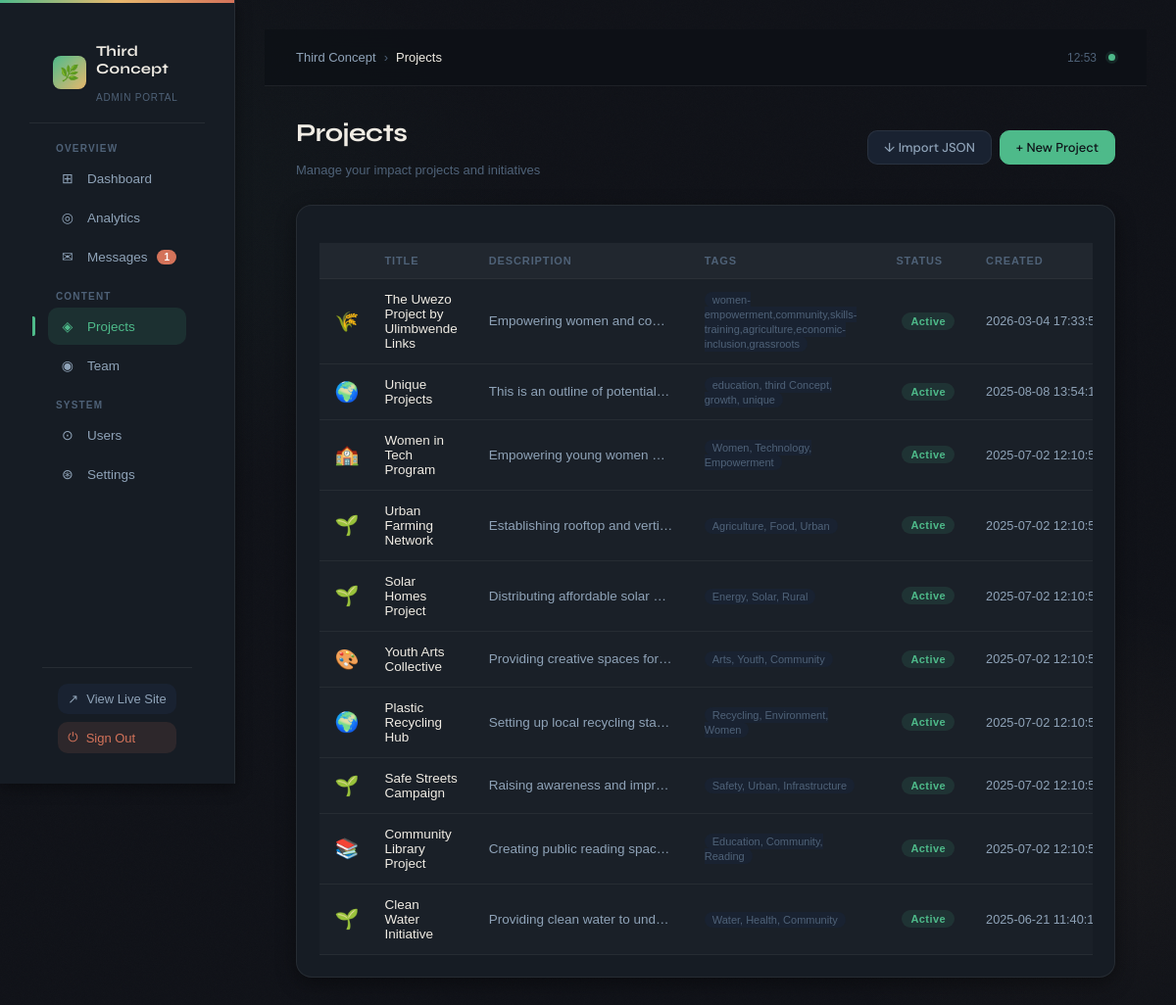
The app's page /admin/projects (signed in) with its own data.
### tables this page shows
CREATE TABLE projects
                 (id INTEGER PRIMARY KEY AUTOINCREMENT,
                  title TEXT NOT NULL,
                  description TEXT NOT NULL,
                  icon TEXT DEFAULT '🌱',
                  tags TEXT,
                  status TEXT DEFAULT 'active',
                  created_at TIMESTAMP DEFAULT CURRENT_TIMESTAMP, image_path TEXT, content TEXT);

### admin_routes.py (the view)
@app.route('/admin/projects')
@admin_required
def admin_projects():
    conn = sqlite3.connect('third_concept.db')
    c = conn.cursor()
    c.execute("SELECT * FROM projects ORDER BY created_at DESC")
    projects = c.fetchall()
    c.execute("SELECT COUNT(*) FROM contact_submissions WHERE status = 'new'")
    new_messages = c.fetchone()[0]
    conn.close()
    return render_template('admin_projects.html', new_messages=new_messages, projects=projects)

### admin_routes.py (called while the page is built)
def admin_required(f):
    @wraps(f)
    def decorated_function(*args, **kwargs):
        if 'user_id' not in session:
            return redirect(url_for('admin_login'))
        conn = sqlite3.connect('third_concept.db')
        c = conn.cursor()
        c.execute("SELECT role FROM users WHERE id = ?", (session['user_id'],))
        user = c.fetchone()
        conn.close()
        if not user or user[0] != 'admin':
            flash('Admin access required.', 'error')
            return redirect(url_for('admin_login'))
        return f(*args, **kwargs)
    return decorated_function

def get_site_settings():
    conn = sqlite3.connect('third_concept.db')
    c = conn.cursor()
    c.execute("SELECT key, value FROM site_settings")
    settings = dict(c.fetchall())
    conn.close()
    return settings

@app.context_processor
def inject_current_year():
    return {'current_year': datetime.now().year}

@app.context_processor
def inject_site_settings():
    return {'site_settings': get_site_settings()}

### templates/admin_projects.html (shortened to what this page needs)
{% extends 'admin_base.html' %}
{% block breadcrumb %}Projects{% endblock %}
{% block content %}
<div class="dashboard-header">
    <div><h1>Projects</h1><p style="font-size:13px;color:var(--text-muted);margin-top:4px">Manage your impact projects and initiatives</p></div>
    <div class="button-group">
        <a href="{{ url_for('admin_project_import') }}" class="btn btn-secondary">↓ Import JSON</a>
        <a href="{{ url_for('admin_project_new') }}" class="btn btn-primary">+ New Project</a>
    </div>
</div>
{% if projects %}
<div class="dashboard-card">
    <div class="table-container">
        <table class="admin-table">
            <thead><tr><th></th><th>Title</th><th>Description</th><th>Tags</th><th>Status</th><th>Created</th><th>Actions</th></tr></thead>
            <tbody>
                {% for project in projects %}
                <tr>
                    <td style="font-size:20px;padding:13px 10px 13px 16px">{{ project[3] }}</td>
                    <td style="color:var(--text-primary);font-weight:500">{{ project[1] }}</td>
                    <td class="subject-cell"><span class="subject-text">{{ project[2] }}</span></td>
                    <td>{% if project[4] %}<span style="font-size:11px;background:var(--surface);color:var(--text-muted);padding:2px 8px;border-radius:20px">{{ project[4] }}</span>{% else %}—{% endif %}</td>
                    <td><span class="badge badge-{{ project[5] }}">{{ project[5].capitalize() }}</span></td>
                    <td class="date-cell">{{ project[6] }}</td>
                </tr>
                {% endfor %}
            </tbody>
        </table>
    </div>
</div>
{% else %}
<div class="dashboard-card"><div class="empty-state"><span class="empty-icon">◈</span><h4>No projects yet</h4><p>Click "New Project" to showcase your first initiative, or import from JSON.</p></div></div>
{% endif %}
{% endblock %}

### static/css/admin_dashboard.css (style rules this page uses)
* { margin: 0; padding: 0; box-sizing: border-box; }
body.admin-dashboard { font-family: 'Poppins', sans-serif; background: #0f1117; color: #f0f0f0; min-height: 100vh; display: flex; flex-direction: column; }
.btn { padding: 0.5rem 1rem; border: none; border-radius: 6px; cursor: pointer; font-weight: 500; text-decoration: none; display: inline-block; transition: all 0.3s ease; }
.btn-secondary { background: #333849; color: #f0f0f0; }
.badge { background: #ff3e55; color: #fff; border-radius: 50px; padding: 0.2rem 0.6rem; font-size: 0.8rem; margin-left: 0.4rem; }
h1, h2, h3, h4 { margin-bottom: 1rem; }
a { transition: color 0.3s ease; }
.dashboard-header { display: flex; justify-content: space-between; align-items: center; margin-bottom: 2rem; }
.dashboard-header h1 { font-size: 2rem; font-weight: 600; color: #f0f0f0; }
.dashboard-card { background: rgba(255, 255, 255, 0.03); border: 1px solid rgba(255, 255, 255, 0.05); border-radius: 1rem; padding: 1.5rem; box-shadow: 0 6px 20px rgba(0,0,0,0.4); }
.admin-table { width: 100%; border-collapse: collapse; margin-top: 1rem; background: rgba(255, 255, 255, 0.02); }
.admin-table th, .admin-table td { padding: 0.9rem 1rem; border-bottom: 1px solid rgba(255, 255, 255, 0.05); text-align: left; color: #e0e0e0; }
.admin-table th { background: rgba(255, 255, 255, 0.03); font-weight: 600; }
.subject-cell { max-width: 180px; white-space: nowrap; overflow: hidden; text-overflow: ellipsis; }
.date-cell { font-size: 0.85rem; color: #ccc; }

### records on screen
projects: icon "🌾", title "The Uwezo Project by Ulimbwende Links", description "Empowering women and co…", tags "women-empowerment,community,skills-training,agriculture,economic-inclusion,grassroots", status "Active", created_at "2026-03-04…"
projects: icon "🌍", title "Unique Projects", description "This is an outline of potential…", tags "education, third Concept, growth, unique", status "Active", created_at "2025-08-08…"
projects: icon "🏫", title "Women in Tech Program", description "Empowering young women…", tags "Women, Technology, Empowerment", status "Active", created_at "2025-07-02…"
projects: icon "🌱", title "Urban Farming Network", description "Establishing rooftop and verti…", tags "Agriculture, Food, Urban", status "Active", created_at "2025-07-02…"
projects: icon "🌱", title "Solar Homes Project", description "Distributing affordable solar…", tags "Energy, Solar, Rural", status "Active", created_at "2025-07-02…"
projects: icon "🎨", title "Youth Arts Collective", description "Providing creative spaces for…", tags "Arts, Youth, Community", status "Active", created_at "2025-07-02…"
projects: icon "🌍", title "Plastic Recycling Hub", description "Setting up local recycling sta…", tags "Recycling, Environment, Women", status "Active", created_at "2025-07-02…"
projects: icon "🌱", title "Safe Streets Campaign", description "Raising awareness and impr…", tags "Safety, Urban, Infrastructure", status "Active", created_at "2025-07-02…"
projects: icon "📚", title "Community Library Project", description "Creating public reading spac…", tags "Education, Community, Reading", status "Active", created_at "2025-07-02…"
projects: icon "🌱", title "Clean Water Initiative", description "Providing clean water to und…", tags "Water, Health, Community", status "Active", created_at "2025-06-21…"

### other values on screen
{{ new_messages }} "1"
